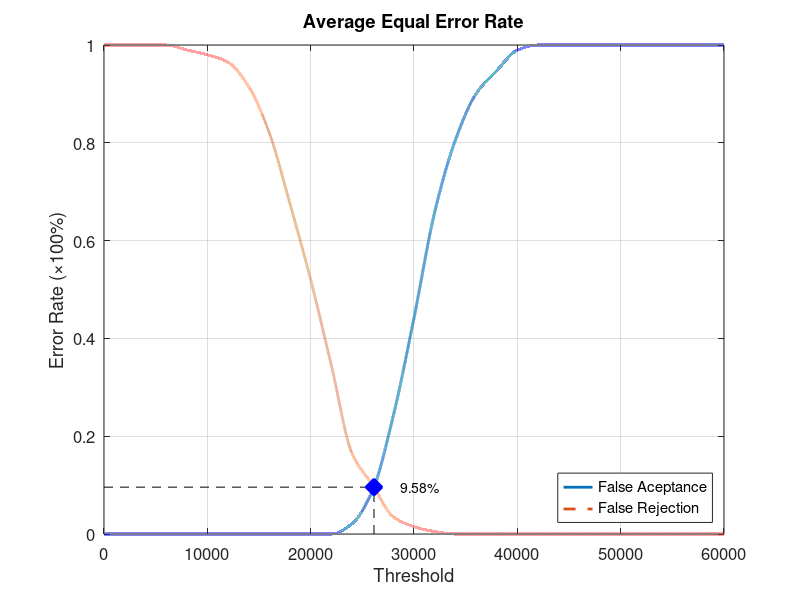
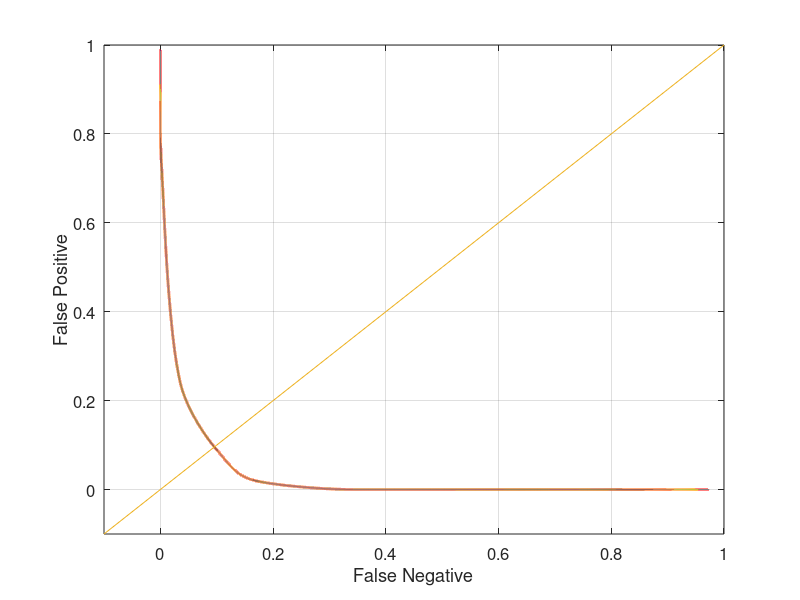

These figures' MATLAB source, in order:
function yEER = Database5_3
close all;
clear;
clc;
x = 0:2000:60000;
xq = 0:0.5:60000;

y0 = [0 0 0 0 0 0 0 0 0 0 0 0 0.0210526 0.0894737 0.242105 0.442105 0.657895 0.805263 0.9 0.947368 0.989474 1 1 1 1 1 1 1 1 1 1];
yy0 = interp1(x, y0, xq, 'pchip');
y1 = [1 1 1 1 0.99 0.98 0.965 0.915 0.82 0.675 0.52 0.345 0.165 0.1 0.035 0.015 0.005 0 0 0 0 0 0 0 0 0 0 0 0 0 0];
yy1 = interp1(x, y1, xq, 'pchip');

% Calculating EER: 
y2 = abs(y0 - y1);
find(y2 == min(y2))
yy2 = abs(yy0 - yy1);
xEER = find(yy2 == min(yy2));
xEERIndex = xq(xEER) % X-axis EER
yEER = yy0(xEER) % Y-axis EER

main = figure
plot(xq, yy0,'-','LineWidth', 2);	hold on
plot(xq, yy1,'--','LineWidth', 2);	hold on
plot([xEERIndex xEERIndex], [0 yEER], 'k--');	hold on
plot([0 xEERIndex], [yEER yEER], 'k--');	hold on
plot(xEERIndex, yEER, 'bx', 'LineWidth', 10);	hold on
text(xEERIndex + 10 * xEERIndex / 100, yEER, [num2str(round((10000 * yEER)) / 100) '%'])
legend('False Aceptance', 'False Rejection', 'Location', 'SouthEast')
xlabel('Threshold')
ylabel('Error Rate (\times100%)')
title('Average Equal Error Rate')
set(gca, 'FontSize', 12)
axis([0 60000 0 1])
grid on

print(main, 'Database5_3Main', '-dpng');
FNRxFPR = figure('Color', [1 1 1]);
plot(yy1, yy0, '-', yy1, yy0, 'LineWidth', 2);
hold on
y = -0.1:0.1:1
plot(y, y); 
set(gca, 'FontSize', 12)
xlabel('False Negative')
ylabel('False Positive')
axis([-0.1 1 -0.1 1])
set(gca, 'FontSize', 12)
grid on

print(FNRxFPR, 'Database5_3FNRxFPR','-dpng');
end
